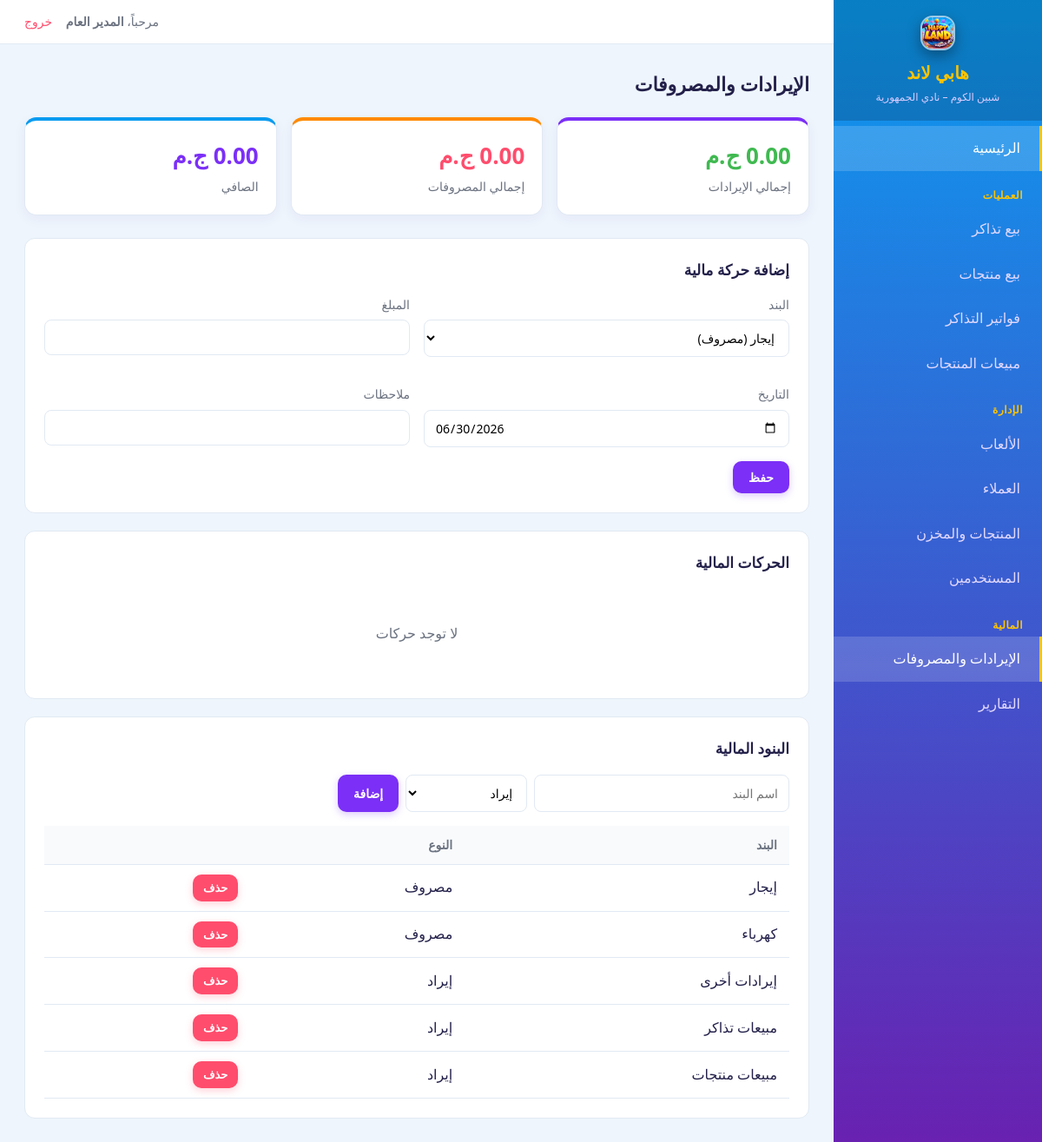
The page /financials/index.php (signed in) on the database its author committed.
### tables this page shows
CREATE TABLE financial_item (
    id             INT AUTO_INCREMENT PRIMARY KEY,
    name           VARCHAR(100) NOT NULL,
    financial_type ENUM('expenses','incomes') NOT NULL
);

### includes/functions.php (called while the page is built, shortened)
<?php
function e($str) {
    return htmlspecialchars($str ?? '', ENT_QUOTES, 'UTF-8');
}
function base_url($path = '') {
    $dir = str_replace('\\', '/', dirname($_SERVER['SCRIPT_NAME']));
    $segments = ['games','tickets','clients','shop','financials','reports','users'];
    foreach ($segments as $seg) {
        if (preg_match('#/' . $seg . '$#', $dir)) {
            $dir = preg_replace('#/' . $seg . '$#', '', $dir);
            break;
        }
    }
    $dir = rtrim($dir, '/');
    return $dir . '/' . ltrim($path, '/');
}
function money($n) {
    return number_format((float)$n, 2) . ' ج.م';
}

### financials/index.php (the view, shortened to what this page needs)
<?php
require_once __DIR__ . '/../includes/functions.php';
require_once __DIR__ . '/../includes/header.php';
$items = $pdo->query('SELECT * FROM financial_item ORDER BY financial_type, name')->fetchAll();
$trans = $pdo->query('SELECT t.*, f.name AS cat_name, f.financial_type FROM transaction t JOIN financial_item f ON t.category_id=f.id ORDER BY t.date DESC, t.id DESC')->fetchAll();
$incomes  = $pdo->query("SELECT COALESCE(SUM(t.amount),0) FROM transaction t JOIN financial_item f ON t.category_id=f.id WHERE f.financial_type='incomes'")->fetchColumn();
$expenses = $pdo->query("SELECT COALESCE(SUM(t.amount),0) FROM transaction t JOIN financial_item f ON t.category_id=f.id WHERE f.financial_type='expenses'")->fetchColumn();
?>
<h1 class="page-title">الإيرادات والمصروفات</h1>
<div class="stats">
    <div class="stat"><div class="num" style="color:var(--success)"><?= money($incomes) ?></div><div class="label">إجمالي الإيرادات</div></div>
    <div class="stat"><div class="num" style="color:var(--danger)"><?= money($expenses) ?></div><div class="label">إجمالي المصروفات</div></div>
    <div class="stat"><div class="num"><?= money($incomes - $expenses) ?></div><div class="label">الصافي</div></div>
</div>
<div class="card">
    <h3>إضافة حركة مالية</h3>
    <?php if (!$items): ?>
        <div class="alert alert-danger">أضف بنداً مالياً أولاً من الأسفل.</div>
    <?php else: ?>
    <form method="post">
        <div class="form-grid">
            <div class="form-row"><label>البند</label><select name="category_id" required>
                <?php foreach ($items as $it): ?><option value="<?= $it['id'] ?>"><?= e($it['name']) ?> (<?= $it['financial_type']==='incomes'?'إيراد':'مصروف' ?>)</option><?php endforeach; ?>
            </select></div>
            <div class="form-row"><label>المبلغ</label><input type="number" step="0.01" name="amount" required></div>
            <div class="form-row"><label>التاريخ</label><input type="date" name="date" value="<?= date('Y-m-d') ?>" required></div>
            <div class="form-row"><label>ملاحظات</label><input type="text" name="description"></div>
        </div>
        <button class="btn" name="trans_submit" value="1" type="submit">حفظ</button>
    </form>
    <?php endif; ?>
</div>
<div class="card">
    <h3>الحركات المالية</h3>
    <?php if (!$trans): ?><div class="empty">لا توجد حركات</div><?php endif; ?>
</div>
<div class="card">
    <h3>البنود المالية</h3>
    <form method="post" style="display:flex;gap:8px;max-width:520px;margin-bottom:16px;">
        <input type="text" name="item_name" placeholder="اسم البند" required>
        <select name="financial_type" style="max-width:140px;"><option value="incomes">إيراد</option><option value="expenses">مصروف</option></select>
        <button class="btn" name="item_submit" value="1">إضافة</button>
    </form>
    <?php if ($items): ?>
    <table>
        <thead><tr><th>البند</th><th>النوع</th><th></th></tr></thead>
        <tbody>
        <?php foreach ($items as $it): ?>
            <tr><td><?= e($it['name']) ?></td>
                <td><?= $it['financial_type']==='incomes'?'إيراد':'مصروف' ?></td>
                <td><a class="btn btn-sm btn-danger" href="<?= e(base_url('financials/index.php?delitem=' . $it['id'])) ?>" onclick="return confirm('حذف البند وكل حركاته؟')">حذف</a></td>
            </tr>
        <?php endforeach; ?>
        </tbody>
    </table>
    <?php endif; ?>
</div>
<?php require_once __DIR__ . '/../includes/footer.php'; ?>

### assets/style.css (style rules this page uses)
:root { --primary: #7b2ff7; --primary-dark: #5f1fc4; --sky: #0a9bf0; --accent: #ff8a00; --accent-2: #ffc400; --pink: #ff5fa2; --bg: #eef5fc; --card: #ffffff; --text: #23204a; --muted: #6b7280; --border: #e1e9f3; --success: #3fb950; --danger: #ff4d6d; --warning: #ff9f1c; }
* { box-sizing: border-box; margin: 0; padding: 0; }
body { font-family: 'Segoe UI', Tahoma, sans-serif; background: var(--bg); color: var(--text); direction: rtl; line-height: 1.6; }
a { text-decoration: none; color: inherit; }
.page-title { font-size: 22px; margin-bottom: 20px; }
.stats { display: grid; grid-template-columns: repeat(auto-fit, minmax(190px,1fr)); gap: 16px; margin-bottom: 26px; }
.stat { background: var(--card); padding: 20px; border-radius: 14px; border: 1px solid var(--border); border-top: 4px solid var(--primary); box-shadow: 0 4px 14px rgba(91,31,192,.06); }
.stat:nth-child(5n+1) { border-top-color: var(--primary); }
.stat:nth-child(5n+2) { border-top-color: var(--accent); }
.stat:nth-child(5n+3) { border-top-color: var(--sky); }
.stat .num { font-size: 26px; font-weight: bold; color: var(--primary); }
.stat .label { color: var(--muted); font-size: 14px; margin-top: 4px; }
.card { background: var(--card); border: 1px solid var(--border); border-radius: 12px; padding: 22px; margin-bottom: 20px; }
.card h3 { margin-bottom: 16px; font-size: 17px; }
table { width: 100%; border-collapse: collapse; }
th, td { padding: 11px 14px; text-align: right; border-bottom: 1px solid var(--border); }
th { background: #f8fafc; color: var(--muted); font-size: 14px; }
.btn { display: inline-block; padding: 9px 18px; border-radius: 10px; border: none; background: var(--primary); color: #fff; cursor: pointer; font-size: 14px; font-family: inherit; font-weight: bold; box-shadow: 0 3px 8px rgba(123,47,247,.25); transition: .15s; }
.btn-sm { padding: 5px 12px; font-size: 13px; box-shadow: none; }
.btn-danger { background: var(--danger); box-shadow: 0 3px 8px rgba(255,77,109,.25); }
.form-row { margin-bottom: 16px; }
.form-grid { display: grid; grid-template-columns: 1fr 1fr; gap: 16px; }
label { display: block; margin-bottom: 6px; font-size: 14px; color: var(--muted); }
input, select, textarea { width: 100%; padding: 10px 12px; border: 1px solid var(--border); border-radius: 8px; font-family: inherit; font-size: 14px; background: #fff; }
.empty { text-align: center; color: var(--muted); padding: 40px; }

### rows shown on the page
financial_item: name "إيجار", financial_type "مصروف"
financial_item: name "كهرباء", financial_type "مصروف"
financial_item: name "إيرادات أخرى", financial_type "إيراد"
financial_item: name "مبيعات تذاكر", financial_type "إيراد"
financial_item: name "مبيعات منتجات", financial_type "إيراد"

### other values the page prints
APP_NAME "هابي لاند"
APP_TAGLINE "شبين الكوم – نادي الجمهورية"
$label "الرئيسية بيع تذاكر بيع منتجات فواتير التذاكر مبيعات المنتجات الألعاب العملاء المنتجات والمخزن المستخدمين الإيرادات والمصروفات التقارير"
$u['name'] ?: $u['username'] "المدير العام"
money($incomes) "0.00 ج.م"
money($expenses) "0.00 ج.م"
money($incomes - $expenses) "0.00 ج.م"
form field category_id "إيجار (مصروف)"
